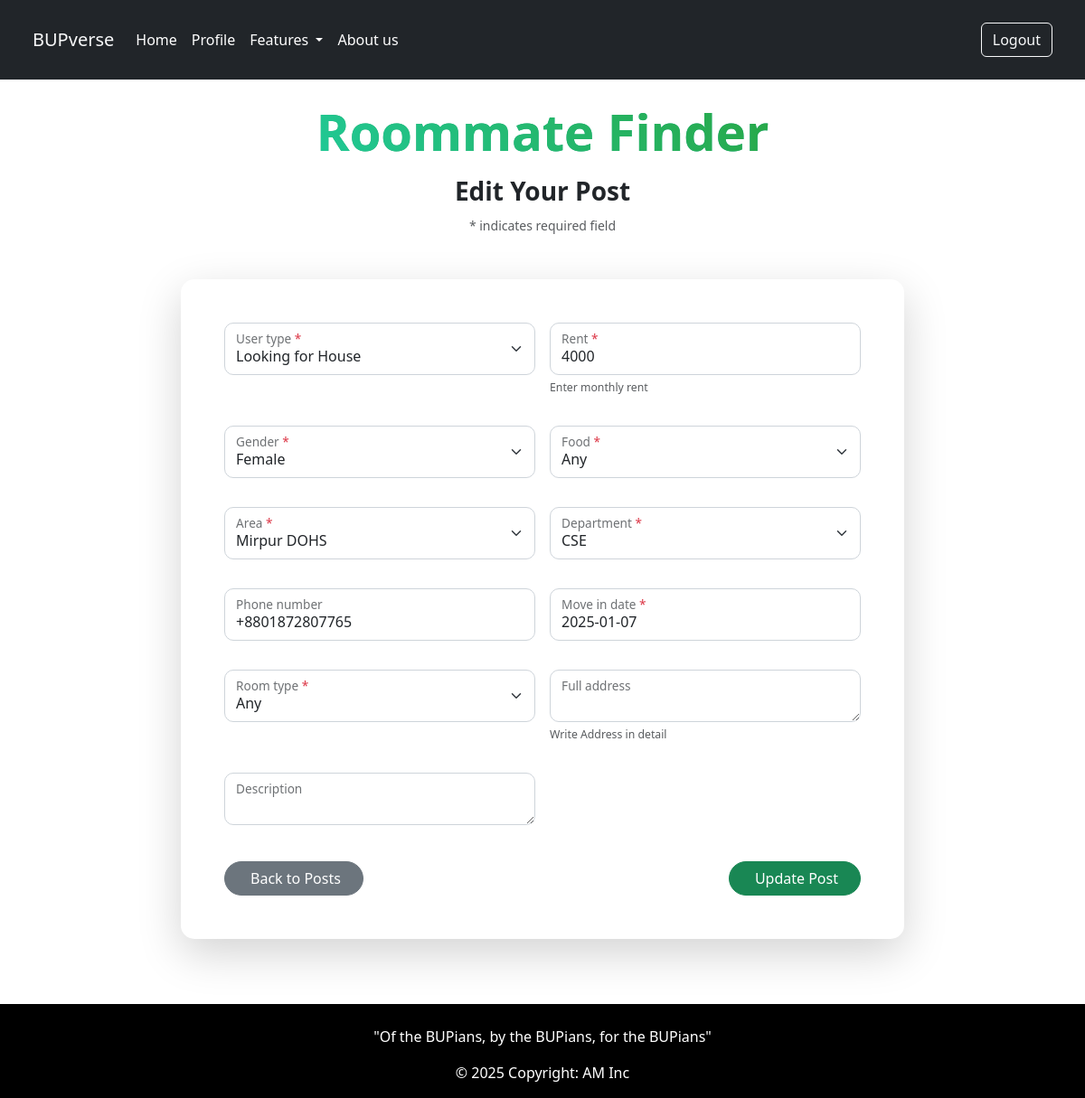
The page /roommate/post/edit/23/ (signed in) on the database its author committed.
### roommate_finder/models.py (models this page shows, shortened)
class roomPost(models.Model):
    user = models.OneToOneField(User, on_delete=models.CASCADE)
    user_type = models.CharField(max_length=16, choices=USER_TYPE_CHOICES)
    rent = models.PositiveIntegerField(help_text="Enter monthly rent")
    gender = models.CharField(max_length=10,choices=GENDER_CHOICES)
    food = models.CharField(max_length=20, choices=FOOD_TYPE)
    area = models.CharField(max_length=100, choices=LOCATION_CHOICES)
    department = models.CharField(max_length=50, choices=DEPARTMENT_CHOICES)
    phone_number = PhoneNumberField(blank=True, default='+880100000000')
    move_in_date = models.DateField(default=timezone.now)
    room_type = models.CharField(max_length=10, choices=ROOM_TYPE_CHOICES)
    full_address = models.TextField(blank=True, null=True, help_text="Write Address in detail")
    description = models.TextField(blank=True, null=True)
    latitude = models.FloatField(blank=True, null=True)
    longitude = models.FloatField(blank=True, null=True)
    dist_from_bup = models.FloatField(blank=True, null=True)
    created_at = models.DateTimeField(auto_now_add=True)

### roommate_finder/views.py (the view)
# urls.py: path('post/edit/<int:post_id>/', views.room_post_edit, name='room_post_edit'),
@login_required
def room_post_edit(request, post_id):
    post = get_object_or_404(roomPost, pk=post_id)
    if post.user != request.user:
        return HttpResponseForbidden("You don't have permission to edit this post.")
    if request.method == "POST":
        form = roomPostForm(request.POST, request.FILES, instance=post)
        if form.is_valid():
            post = form.save(commit=False)
            if 'area' in form.changed_data and post.area:
                lat, lon = geocode_with_ors(post.area)
                if lat and lon:
                    post.latitude = lat
                    post.longitude = lon
                    post.dist_from_bup = get_real_distance_km(
                        (post.latitude, post.longitude),
                        (23.839640, 90.357430))
            try:
                post.save()
                return redirect('room_profile')
            except IntegrityError:
                form.add_error(None, "Error saving your post. Please try again.")
    else:
        form = roomPostForm(instance=post)
    return render(request, 'room_post_form.html', {'form': form})

### roommate_finder/forms.py
class roomPostForm(forms.ModelForm):
    class Meta:
        model = roomPost
        fields = [
            'user_type',
            'rent',
            'gender',
            'food',
            'area',
            'department',
            'phone_number',
            'move_in_date',
            'room_type',
            'full_address',
            'description',
        ]
    def __init__(self, *args, **kwargs):
        super().__init__(*args, **kwargs)
        for field in self.fields.values():
            if field.help_text:
                field.help_text = mark_safe(f'<small class="form-text text-muted">{field.help_text}</small>')

### roommate_finder/templates/room_post_form.html (shortened to what this page needs)
{% extends "layout.html" %}
{% load static %}
{% block content %}
<div class="container py-4">
  <div class="text-center mb-5">
    <h1 class="display-4 fw-bold mb-3 text-gradient-primary">
      <span class="text-gradient-success">Roommate Finder</span>
    </h1>
    <h3 class="fw-bold">
      {% if form.instance.pk %}
        Edit Your Post
      {% else %}
        Create New Post
      {% endif %}
    </h3>
    <p class="text-muted"><small>* indicates required field</small></p>
  </div>
  <div class="card border-0 shadow-lg mx-auto" style="max-width: 800px; border-radius: 15px;">
    <div class="card-body p-5">
      <form method="post" enctype="multipart/form-data">
        <div class="row g-3">
          {% for field in form %}
          <div class="col-md-6">
            <div class="form-floating mb-3">
              {{ field }}
              <label for="{{ field.id_for_label }}">
                {% if field.field.required %}<span class="text-danger">*</span>{% endif %}
              </label>
              {% if field.help_text %}
                <small class="form-text text-muted">{{ field.help_text }}</small>
              {% endif %}
            </div>
          </div>
          {% endfor %}
        </div>
        <div class="d-flex justify-content-between mt-4">
          <a href="{% url 'room_homepage' %}" class="btn btn-secondary rounded-pill px-4">
             Back to Posts
          </a>
          <button class="btn btn-success rounded-pill px-4" type="submit">
            {% if form.instance.pk %}Update{% else %}Create{% endif %} Post
          </button>
        </div>
      </form>
    </div>
  </div>
</div>
<div class="position-fixed top-0 start-0 w-100 h-100" style="pointer-events: none; z-index: -1;">
  <div class="position-absolute top-0 start-0 w-100 h-100 bg-gradient-primary opacity-5"></div>
</div>
{% endblock %}

### roommate_finder/templates/room_post_form.html (style rules this page uses)
.text-gradient-primary { background: linear-gradient(45deg, #28a745, #17a2b8); -webkit-background-clip: text; background-clip: text; -webkit-text-fill-color: transparent; }
.text-gradient-success { background: linear-gradient(45deg, #20c997, #28a745); -webkit-background-clip: text; background-clip: text; -webkit-text-fill-color: transparent; }
.form-control, .form-select { border-radius: 10px; padding: 12px; border: 1px solid #ced4da; }
.form-floating label { padding: 1rem 0.75rem; }

### rows shown on the page
roomPost: form "Looking for House" "4000" "Female" "Any" "Mirpur DOHS" "CSE" "+8801872807765" "2025-01-07" "Any"

### other values the page prints
{{ field.help_text }} "Enter monthly rent" "Write Address in detail"
